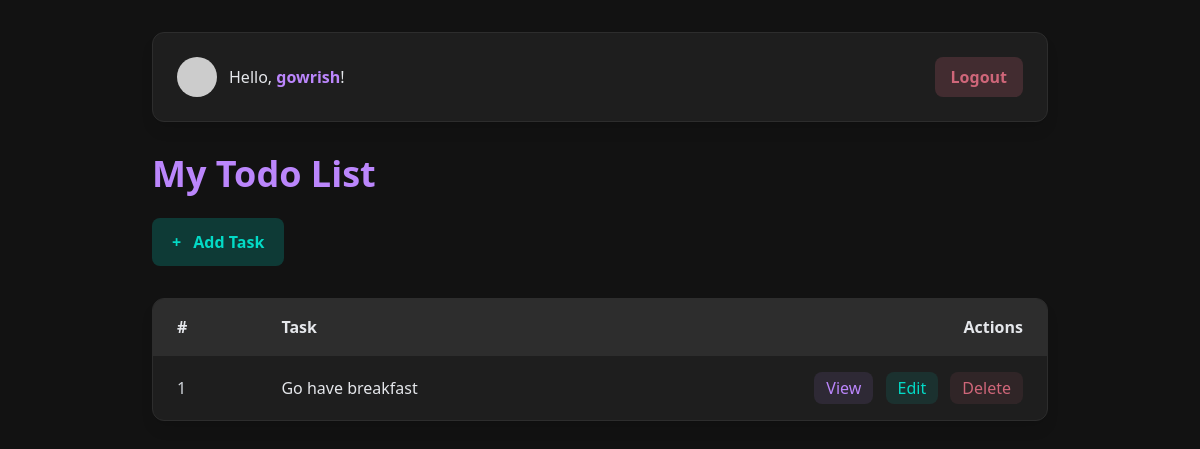
Before: / (signed in) with the older database file.
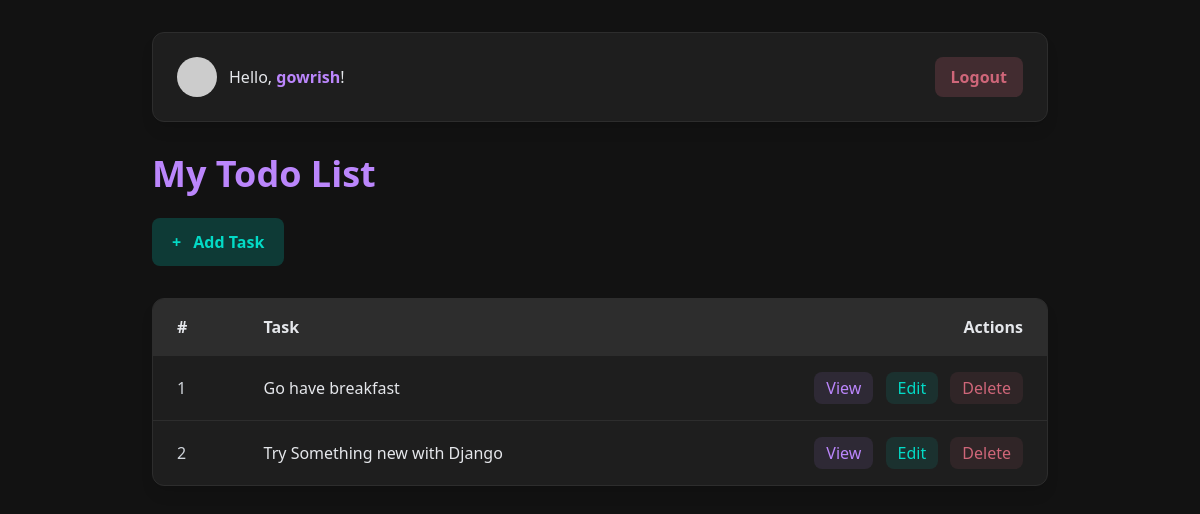
After: the same page with the newer database file.
### base/models.py (models this page shows, shortened)
class Task(models.Model):
    user = models.ForeignKey(User, on_delete= models.CASCADE,null=True,blank=True)
    title = models.CharField(max_length=200)
    description = models.TextField(null=True,blank=True)
    complete = models.BooleanField(default=False)
    create = models.DateTimeField(auto_now_add=True)
    class Meta:
        ordering = ['complete']

### base/views.py (the view)
# urls.py: path("",TaskList.as_view(),name='tasks'),
class TaskList(LoginRequiredMixin,ListView):
    model = Task
    context_object_name = "tasks"
    def get_context_data(self, **kwargs):
        context = super().get_context_data(**kwargs)
        context['tasks'] = context['tasks'].filter(user=self.request.user)
        context['count'] = context['tasks'].filter(complete=False).count() # count of incomplete tasks
        return context

### base/templates/base/task_list.html (shortened to what this page needs)
{% extends 'base/base.html' %}
{% block content %}
    {% if request.user.is_authenticated %}
        <div class="bg-dark-200 p-6 rounded-xl shadow-lg border border-dark-100 w-full mb-8 flex justify-between items-center">
            <div class="flex items-center">
                <img src="https://robohash.org/{{ request.user }}.png?size=40x40" alt="Profile Picture" class="rounded-full w-10 h-10 mr-3">
                <p class="text-gray-200">Hello, <span class="text-primary font-bold">{{ request.user }}</span>!</p>
            </div>
            <form action="{% url 'logout' %}" method="post">
                <button type="submit" class="bg-danger bg-opacity-20 hover:bg-opacity-30 text-danger font-bold px-4 py-2 rounded-lg transition-all duration-300 hover:transform hover:-translate-y-1 hover:shadow-lg">Logout</button>
            </form>
        </div>
    {% else %}
        <div class="w-full flex justify-end mb-6">
            <a href="{% url 'login' %}" class="bg-primary bg-opacity-20 hover:bg-opacity-30 text-primary font-bold px-6 py-3 rounded-lg transition-all duration-300 hover:transform hover:-translate-y-1 hover:shadow-lg">Login</a>
        </div>
    {% endif %}
    <h1 class="text-4xl text-primary font-bold mb-6">My Todo List</h1>
    <div class="flex justify-between items-center w-full mb-8">
        <a href="{% url 'task-create' %}" class="bg-secondary bg-opacity-20 hover:bg-opacity-30 text-secondary font-bold px-5 py-3 rounded-lg transition-all duration-300 hover:transform hover:-translate-y-1 hover:shadow-lg">
            <span class="mr-2">+</span> Add Task
        </a>
    </div>
    {% if tasks %}
        <div class="w-full bg-dark-200 rounded-xl shadow-lg border border-dark-100 overflow-hidden">
            <table class="w-full border-collapse">
                <thead>
                    <tr class="bg-dark-100">
                        <th class="py-4 px-6 text-left">#</th>
                        <th class="py-4 px-6 text-left">Task</th>
                        <th class="py-4 px-6 text-right">Actions</th>
                    </tr>
                </thead>
                <tbody>
                    {% for task in tasks %}
                    <tr class="border-t border-dark-100 hover:bg-dark-100 transition duration-200">
                        <td class="py-4 px-6 text-gray-300">{{ forloop.counter }}</td>
                        <td class="py-4 px-6 text-gray-200">{{ task.title }}</td>
                        <td class="py-4 px-6 text-right space-x-2">
                            <a href="{% url 'task' task.id %}" class="inline-block bg-primary bg-opacity-10 hover:bg-opacity-20 text-primary px-3 py-1 rounded-lg transition-all duration-200">View</a>
                            <a href="{% url 'task-update' task.id %}" class="inline-block bg-secondary bg-opacity-10 hover:bg-opacity-20 text-secondary px-3 py-1 rounded-lg transition-all duration-200">Edit</a>
                            <a href="{% url 'task-delete' task.id %}" class="inline-block bg-danger bg-opacity-10 hover:bg-opacity-20 text-danger px-3 py-1 rounded-lg transition-all duration-200">Delete</a>
                        </td>
                    </tr>
                    {% endfor %}
                </tbody>
            </table>
        </div>
    {% else %}
        <div class="bg-dark-200 p-10 rounded-xl shadow-lg border border-dark-100 w-full text-center">
            <p class="text-xl text-gray-400">No tasks found. Start by adding a new task!</p>
        </div>
    {% endif %}
{% endblock %}

Changed rows visible on the page:
added Task: title "Try Something new with Django"
